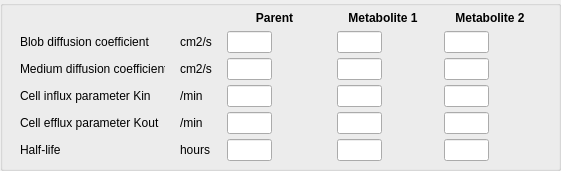
           <widget class="QGroupBox" name="groupBox_Drug_GB1">
            <property name="geometry">
             <rect>
              <x>10</x>
              <y>10</y>
              <width>561</width>
              <height>171</height>
             </rect>
            </property>
            <property name="title">
             <string/>
            </property>
            <widget class="QWidget" name="gridLayoutWidget_11">
             <property name="geometry">
              <rect>
               <x>10</x>
               <y>10</y>
               <width>541</width>
               <height>151</height>
              </rect>
             </property>
             <layout class="QGridLayout" name="gridLayout_GL13">
              <property name="spacing">
               <number>5</number>
              </property>
              <item row="0" column="4">
               <widget class="QLabel" name="alabel_3">
                <property name="minimumSize">
                 <size>
                  <width>92</width>
                  <height>0</height>
                 </size>
                </property>
                <property name="maximumSize">
                 <size>
                  <width>92</width>
                  <height>16777215</height>
                 </size>
                </property>
                <property name="font">
                 <font>
                  <weight>75</weight>
                  <bold>true</bold>
                 </font>
                </property>
                <property name="text">
                 <string>Metabolite 2</string>
                </property>
                <property name="alignment">
                 <set>Qt::AlignCenter</set>
                </property>
               </widget>
              </item>
              <item row="0" column="3">
               <widget class="QLabel" name="alabel_metab1_3">
                <property name="minimumSize">
                 <size>
                  <width>92</width>
                  <height>0</height>
                 </size>
                </property>
                <property name="maximumSize">
                 <size>
                  <width>92</width>
                  <height>16777215</height>
                 </size>
                </property>
                <property name="font">
                 <font>
                  <weight>75</weight>
                  <bold>true</bold>
                 </font>
                </property>
                <property name="text">
                 <string>Metabolite 1</string>
                </property>
                <property name="alignment">
                 <set>Qt::AlignCenter</set>
                </property>
               </widget>
              </item>
              <item row="0" column="2">
               <widget class="QLabel" name="alabel_parent_3">
                <property name="minimumSize">
                 <size>
                  <width>95</width>
                  <height>0</height>
                 </size>
                </property>
                <property name="maximumSize">
                 <size>
                  <width>95</width>
                  <height>16777215</height>
                 </size>
                </property>
                <property name="font">
                 <font>
                  <weight>75</weight>
                  <bold>true</bold>
                 </font>
                </property>
                <property name="text">
                 <string>Parent</string>
                </property>
                <property name="alignment">
                 <set>Qt::AlignCenter</set>
                </property>
               </widget>
              </item>
              <item row="1" column="4">
               <widget class="QLineEdit" name="line_METAB2_0">
                <property name="maximumSize">
                 <size>
                  <width>45</width>
                  <height>16777215</height>
                 </size>
                </property>
               </widget>
              </item>
              <item row="1" column="3">
               <widget class="QLineEdit" name="line_METAB1_0">
                <property name="maximumSize">
                 <size>
                  <width>45</width>
                  <height>16777215</height>
                 </size>
                </property>
               </widget>
              </item>
              <item row="1" column="2">
               <widget class="QLineEdit" name="line_PARENT_0">
                <property name="sizePolicy">
                 <sizepolicy hsizetype="Expanding" vsizetype="Fixed">
                  <horstretch>0</horstretch>
                  <verstretch>0</verstretch>
                 </sizepolicy>
                </property>
                <property name="minimumSize">
                 <size>
                  <width>45</width>
                  <height>0</height>
                 </size>
                </property>
                <property name="maximumSize">
                 <size>
                  <width>45</width>
                  <height>16777215</height>
                 </size>
                </property>
                <property name="baseSize">
                 <size>
                  <width>0</width>
                  <height>0</height>
                 </size>
                </property>
                <property name="layoutDirection">
                 <enum>Qt::LeftToRight</enum>
                </property>
                <property name="text">
                 <string/>
                </property>
                <property name="alignment">
                 <set>Qt::AlignRight|Qt::AlignTrailing|Qt::AlignVCenter</set>
                </property>
               </widget>
              </item>
              <item row="1" column="1">
               <widget class="QLabel" name="units_diffcoef_7">
                <property name="maximumSize">
                 <size>
                  <width>32</width>
                  <height>16777215</height>
                 </size>
                </property>
                <property name="text">
                 <string>cm2/s</string>
                </property>
               </widget>
              </item>
              <item row="1" column="0">
               <widget class="QMyLabel" name="infolabel_PARENT_0">
                <property name="minimumSize">
                 <size>
                  <width>145</width>
                  <height>0</height>
                 </size>
                </property>
                <property name="maximumSize">
                 <size>
                  <width>145</width>
                  <height>16777215</height>
                 </size>
                </property>
                <property name="text">
                 <string>Blob diffusion coefficient</string>
                </property>
               </widget>
              </item>
              <item row="2" column="2">
               <widget class="QLineEdit" name="line_PARENT_1">
                <property name="minimumSize">
                 <size>
                  <width>45</width>
                  <height>0</height>
                 </size>
                </property>
                <property name="maximumSize">
                 <size>
                  <width>45</width>
                  <height>16777215</height>
                 </size>
                </property>
                <property name="alignment">
                 <set>Qt::AlignRight|Qt::AlignTrailing|Qt::AlignVCenter</set>
                </property>
               </widget>
              </item>
              <item row="2" column="1">
               <widget class="QLabel" name="units_diffcoef_8">
                <property name="maximumSize">
                 <size>
                  <width>32</width>
                  <height>16777215</height>
                 </size>
                </property>
                <property name="text">
                 <string>cm2/s</string>
                </property>
               </widget>
              </item>
              <item row="2" column="0">
               <widget class="QMyLabel" name="infolabel_PARENT_1">
                <property name="maximumSize">
                 <size>
                  <width>145</width>
                  <height>16777215</height>
                 </size>
                </property>
                <property name="text">
                 <string>Medium diffusion coefficient</string>
                </property>
               </widget>
              </item>
              <item row="3" column="2">
               <widget class="QLineEdit" name="line_PARENT_2">
                <property name="maximumSize">
                 <size>
                  <width>45</width>
                  <height>16777215</height>
                 </size>
                </property>
                <property name="alignment">
                 <set>Qt::AlignRight|Qt::AlignTrailing|Qt::AlignVCenter</set>
                </property>
               </widget>
              </item>
              <item row="3" column="0">
               <widget class="QMyLabel" name="infolabel_PARENT_2">
                <property name="maximumSize">
                 <size>
                  <width>145</width>
                  <height>16777215</height>
                 </size>
                </property>
                <property name="text">
                 <string>Cell influx parameter Kin</string>
                </property>
               </widget>
              </item>
              <item row="5" column="2">
               <widget class="QLineEdit" name="line_PARENT_4">
                <property name="enabled">
                 <bool>true</bool>
                </property>
                <property name="maximumSize">
                 <size>
                  <width>45</width>
                  <height>16777215</height>
                 </size>
                </property>
                <property name="alignment">
                 <set>Qt::AlignRight|Qt::AlignTrailing|Qt::AlignVCenter</set>
                </property>
               </widget>
              </item>
              <item row="5" column="1">
               <widget class="QLabel" name="units_halflife_3">
                <property name="minimumSize">
                 <size>
                  <width>32</width>
                  <height>0</height>
                 </size>
                </property>
                <property name="maximumSize">
                 <size>
                  <width>32</width>
                  <height>16777215</height>
                 </size>
                </property>
                <property name="text">
                 <string>hours     </string>
                </property>
               </widget>
              </item>
              <item row="5" column="0">
               <widget class="QMyLabel" name="infolabel_PARENT_4">
                <property name="maximumSize">
                 <size>
                  <width>145</width>
                  <height>16777215</height>
                 </size>
                </property>
                <property name="font">
                 <font>
                  <weight>50</weight>
                  <bold>false</bold>
                 </font>
                </property>
                <property name="text">
                 <string>Half-life</string>
                </property>
               </widget>
              </item>
              <item row="4" column="0">
               <widget class="QMyLabel" name="infolabel_PARENT_3">
                <property name="maximumSize">
                 <size>
                  <width>145</width>
                  <height>16777215</height>
                 </size>
                </property>
                <property name="text">
                 <string>Cell efflux parameter Kout</string>
                </property>
               </widget>
              </item>
              <item row="4" column="2">
               <widget class="QLineEdit" name="line_PARENT_3">
                <property name="maximumSize">
                 <size>
                  <width>45</width>
                  <height>16777215</height>
                 </size>
                </property>
                <property name="alignment">
                 <set>Qt::AlignRight|Qt::AlignTrailing|Qt::AlignVCenter</set>
                </property>
               </widget>
              </item>
              <item row="3" column="1">
               <widget class="QLabel" name="units_NIM_diff_in_2">
                <property name="text">
                 <string>/min</string>
                </property>
               </widget>
              </item>
              <item row="4" column="1">
               <widget class="QLabel" name="units_NIM_diff_out_2">
                <property name="text">
                 <string>/min</string>
                </property>
               </widget>
              </item>
              <item row="2" column="3">
               <widget class="QLineEdit" name="line_METAB1_1">
                <property name="maximumSize">
                 <size>
                  <width>45</width>
                  <height>16777215</height>
                 </size>
                </property>
               </widget>
              </item>
              <item row="3" column="3">
               <widget class="QLineEdit" name="line_METAB1_2">
                <property name="maximumSize">
                 <size>
                  <width>45</width>
                  <height>16777215</height>
                 </size>
                </property>
               </widget>
              </item>
              <item row="4" column="3">
               <widget class="QLineEdit" name="line_METAB1_3">
                <property name="maximumSize">
                 <size>
                  <width>45</width>
                  <height>16777215</height>
                 </size>
                </property>
               </widget>
              </item>
              <item row="5" column="3">
               <widget class="QLineEdit" name="line_METAB1_4">
                <property name="maximumSize">
                 <size>
                  <width>45</width>
                  <height>16777215</height>
                 </size>
                </property>
               </widget>
              </item>
              <item row="2" column="4">
               <widget class="QLineEdit" name="line_METAB2_1">
                <property name="maximumSize">
                 <size>
                  <width>45</width>
                  <height>16777215</height>
                 </size>
                </property>
               </widget>
              </item>
              <item row="3" column="4">
               <widget class="QLineEdit" name="line_METAB2_2">
                <property name="maximumSize">
                 <size>
                  <width>45</width>
                  <height>16777215</height>
                 </size>
                </property>
               </widget>
              </item>
              <item row="4" column="4">
               <widget class="QLineEdit" name="line_METAB2_3">
                <property name="maximumSize">
                 <size>
                  <width>45</width>
                  <height>16777215</height>
                 </size>
                </property>
               </widget>
              </item>
              <item row="5" column="4">
               <widget class="QLineEdit" name="line_METAB2_4">
                <property name="maximumSize">
                 <size>
                  <width>45</width>
                  <height>16777215</height>
                 </size>
                </property>
               </widget>
              </item>
             </layout>
            </widget>
           </widget>
